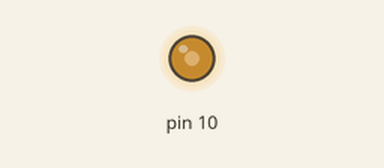
Recording of a sketch running on a simulated Arduino Uno, built with avr-gcc and run on an emulated ATmega328P. Parts: output pins drawn as LEDs (lit = HIGH).

Above: at 0.2 s.
At 3.7 s:
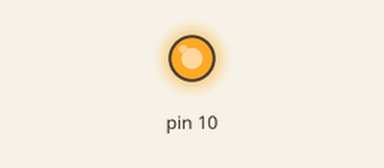
At 7.3 s:
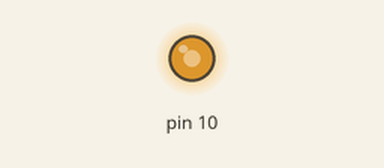
At 15.5 s:
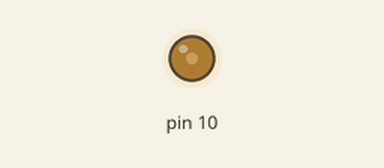
Timing chart, 0 to 21.4 s (numbered marks = the images above):
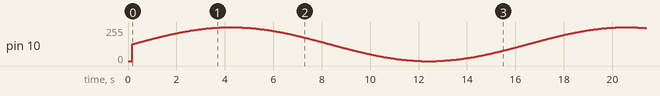

The sketch:

PWM_signal_generator.ino
```cpp
// Constants
int F=50; // Frequency
int Fs=1000; // Sampling frequency
int n =1000; // Number of sampling
float t;
int sampling_interval;
byte samples[1000];

void setup() {
  pinMode(10,OUTPUT);
  for (int n=0; n<1000; n++)
  {
    t=(float)n/Fs;
    samples[n]=(byte)(127.0*sin(2*3.14*t)+127.0); // create sin wave
  }
  sampling_interval = 1000000/(F*n); // sampling interval Ts = 1/frequency * number of  sample
}

void loop() {
  for (int j=0; j<1000; j++){
    analogWrite(10,samples[j]);
    delayMicroseconds(sampling_interval);
    }
}
```
